Frame 1 (no input): blank canvas, image omitted
Frame 60 (no input): blank canvas, image omitted
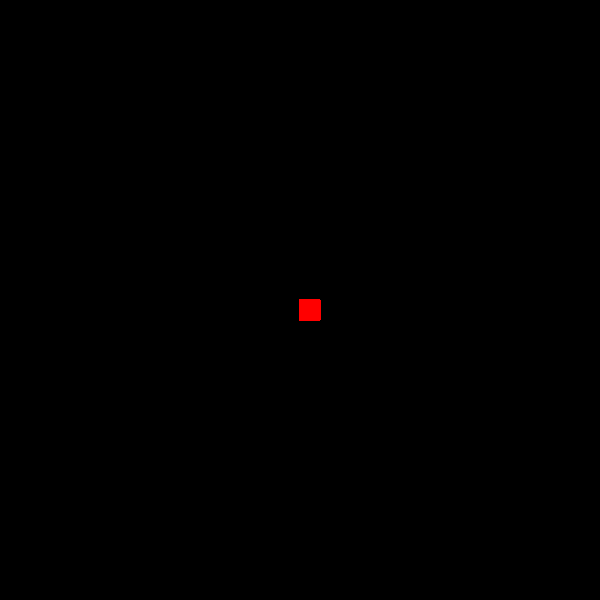
Frame 120 (the mouse pressed at the canvas centre since frame 60)

The p5.js sketch whose frames 1 and 60 were blank and that drew this single picture after the mouse press (run headless with seeded random() and noise() and a simulated clock; from frame 60 on, the mouse is pressed at the canvas centre):

// p5.js sketch
// ── sketch.js
function setup() {
createCanvas(600, 600);
background("black");
}

function draw() {
stroke("red")
fill("red");
  
if(mouseIsPressed){
rect(mouseX, mouseY, 20, 20);
}
  
}
